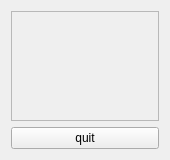
<?xml version="1.0" encoding="UTF-8"?>
<ui version="4.0">
 <class>Qt1pxClass</class>
 <widget class="QMainWindow" name="Qt1pxClass">
  <property name="geometry">
   <rect>
    <x>0</x>
    <y>0</y>
    <width>170</width>
    <height>160</height>
   </rect>
  </property>
  <property name="windowTitle">
   <string>Qt1px</string>
  </property>
  <widget class="QWidget" name="centralWidget">
   <layout class="QVBoxLayout" name="verticalLayout_2">
    <item>
     <widget class="QFrame" name="frame">
      <property name="frameShape">
       <enum>QFrame::StyledPanel</enum>
      </property>
      <property name="frameShadow">
       <enum>QFrame::Raised</enum>
      </property>
      <layout class="QVBoxLayout" name="frameLayout"/>
     </widget>
    </item>
    <item>
     <widget class="QPushButton" name="buttonQuit">
      <property name="text">
       <string>quit</string>
      </property>
     </widget>
    </item>
   </layout>
  </widget>
 </widget>
 <layoutdefault spacing="6" margin="11"/>
 <resources>
  <include location="qt1px.qrc"/>
 </resources>
 <connections/>
</ui>
